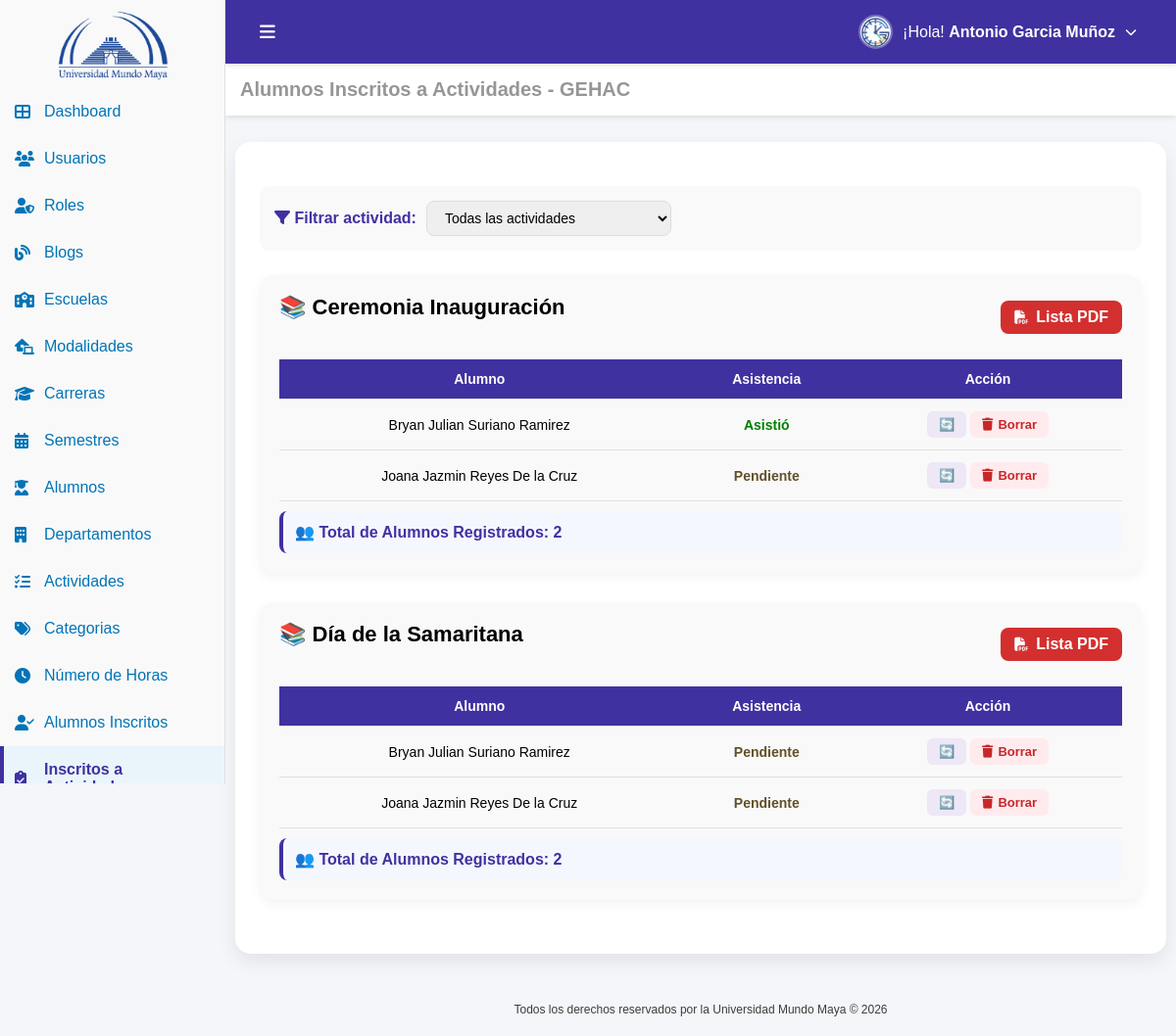
/inscritos_actividades.php (signed in), run on the app's committed database.
### tables this page shows
CREATE TABLE IF NOT EXISTS `usuario` (
  `id_usuario` int NOT NULL AUTO_INCREMENT,
  `nombre` varchar(100) NOT NULL,
  `nombre_s` varchar(100) DEFAULT NULL,
  `apellido_p` varchar(100) DEFAULT NULL,
  `apellido_m` varchar(100) DEFAULT NULL,
  `matricula` varchar(100) DEFAULT NULL,
  `estado` tinyint(1) NOT NULL DEFAULT '1',
  `correo` varchar(100) NOT NULL,
  `password` varchar(100) NOT NULL,
  `id_carrera` int DEFAULT NULL,
  `id_modalidad` int DEFAULT NULL,
  `id_rol` int DEFAULT NULL,
  `fecha_registro` datetime DEFAULT CURRENT_TIMESTAMP,
  PRIMARY KEY (`id_usuario`) USING BTREE,
  UNIQUE KEY `correo` (`correo`),
  KEY `fk_usuario_carrera` (`id_carrera`) USING BTREE,
  KEY `fk_usuario_modalidad` (`id_modalidad`) USING BTREE,
  KEY `fk_usuario_rol` (`id_rol`) USING BTREE,
  CONSTRAINT `fk_usuario_carrera` FOREIGN KEY (`id_carrera`) REFERENCES `carrera` (`id_carrera`),
  CONSTRAINT `fk_usuario_modalidad` FOREIGN KEY (`id_modalidad`) REFERENCES `modalidad` (`id_modalidad`),
  CONSTRAINT `fk_usuario_rol` FOREIGN KEY (`id_rol`) REFERENCES `rol` (`id_rol`)
);

CREATE TABLE IF NOT EXISTS `disponible` (
  `id_disponible` int NOT NULL AUTO_INCREMENT,
  `id_usuario` int NOT NULL,
  `id_actividad` int NOT NULL,
  `asistencia` tinyint(1) DEFAULT '0',
  `fecha_registro` datetime DEFAULT CURRENT_TIMESTAMP,
  `procesado` tinyint(1) NOT NULL DEFAULT '0',
  PRIMARY KEY (`id_disponible`),
  KEY `fk_disponible_actividad` (`id_actividad`),
  KEY `fk_disponible_usuario` (`id_usuario`),
  CONSTRAINT `fk_disponible_actividad` FOREIGN KEY (`id_actividad`) REFERENCES `actividad` (`id_actividad`),
  CONSTRAINT `fk_disponible_usuario` FOREIGN KEY (`id_usuario`) REFERENCES `usuario` (`id_usuario`)
);

### conf.php (called while the page is built, shortened)
<?php
function tiene_permiso($archivo_php, $accion = 'VER') {
    if (isset($_SESSION['permisos'][$archivo_php])) {
        return in_array($accion, $_SESSION['permisos'][$archivo_php]);
    }
    return false;
}

### auth.php (called while the page is built, shortened)
<?php
require_once('conf.php');
$id_usuario=$_SESSION['id_usuario'];
include('conexion.php');
$sql="
SELECT
u.nombre,
u.nombre_s,
u.apellido_p,
u.apellido_m,
u.correo,
u.id_rol,
u.id_carrera,
u.id_modalidad,
r.nombre AS rol
FROM usuario u
INNER JOIN rol r ON u.id_rol = r.id_rol
WHERE u.id_usuario=?
";
$stmt=$conn->prepare($sql);
$stmt->bind_param("i",$id_usuario);
$stmt->execute();
$result=$stmt->get_result();
if($result && $fila=$result->fetch_assoc()){
    $nombreCompleto=trim(
        $fila['nombre']." ".
        $fila['nombre_s']." ".
        $fila['apellido_p']." ".
        $fila['apellido_m']
    );
}else{
    $nombreCompleto="Usuario";
    $rol="Sin rol";
    $id_rol=0;
}
?>

### inscritos_actividades.php (the view, shortened to what this page needs)
<?php
include("auth.php");
include("conexion.php");
$sql = "
SELECT
    act.id_actividad,
    act.nombre AS actividad,
    d.id_disponible,
    d.asistencia,
    CONCAT(
        IFNULL(u.nombre,''),
        ' ',
        IFNULL(u.nombre_s,''),
        ' ',
        IFNULL(u.apellido_p,''),
        ' ',
        IFNULL(u.apellido_m,'')
    ) AS usuario
FROM actividad act
LEFT JOIN disponible d
ON act.id_actividad = d.id_actividad
LEFT JOIN usuario u
ON d.id_usuario = u.id_usuario
ORDER BY act.id_actividad DESC,
         usuario ASC
";
$result = $conn->query($sql);
$actividades=[];
if($result && $result->num_rows>0){
    while($fila=$result->fetch_assoc()){
        $actividad=$fila["actividad"];
        if(!isset($actividades[$actividad])){
            $actividades[$actividad]=[];
        }
        if(!empty(trim($fila["usuario"]))){
            $actividades[$actividad][]=[
                "id_disponible"=>$fila["id_disponible"],
                "usuario"=>$fila["usuario"],
                "asistencia"=>$fila["asistencia"]
            ];
        }
    }
}
?>
<!DOCTYPE html>
<html lang="es">
<head>
    <link rel="stylesheet" href="css/alumnos_inscritos.css">
    <link href="https://cdn.jsdelivr.net/npm/remixicon@4.5.0/fonts/remixicon.css" rel="stylesheet"/>
    <link rel="stylesheet" href="https://cdnjs.cloudflare.com/ajax/libs/font-awesome/6.5.0/css/all.min.css">
</head>
<body>
    <div class="sidebar" id="sidebar">
        <a href="dashboard.php" class="logo-link">
            <div class="logo-container">
                <img src="img/uni_4.png" alt="Logo UMMA" class="logo">
            </div>
        </a>
        <ul>
            <li>
                <a href="dashboard.php" >
                    <i class="fas fa-th-large" ></i>
                    <span> Dashboard</span>
                </a>
            </li>
            <?php if (tiene_permiso('usuarios.php', 'VER')): ?>
            <li>
                <a href="usuarios.php" >
                    <i class="fas fa-users" ></i>
                    <span>Usuarios</span>
                </a>
            </li>
            <?php endif; ?>
            <?php if (tiene_permiso('roles.php', 'VER')): ?>
            <li>
                <a href="roles.php">
                    <i class="fas fa-user-shield" ></i>
                    <span>Roles</span>
                </a>
            </li>
            <?php endif; ?>
            <?php if (tiene_permiso('blogs.php', 'VER')): ?>
            <li>
                <a href="blogs.php"  >
                    <i class="fas fa-blog" ></i>
                    <span>Blogs</span>
                </a>
            </li>
            <?php endif; ?>
            <?php if (tiene_permiso('escuelas.php', 'VER')): ?>
            <li>
                <a href="escuelas.php" >
                    <i class="fas fa-school"></i>
                    <span>Escuelas</span>
                </a>
            </li>
            <?php endif; ?>
            <?php if (tiene_permiso('modalidades.php', 'VER')): ?>
            <li>
                <a href="modalidades.php" >
                    <i class="fas fa-laptop-house"  ></i>
                    <span>Modalidades</span>
                </a>
            </li>
            <?php endif; ?>
            <?php if (tiene_permiso('carreras.php', 'VER')): ?>
            <li>
                <a href="carreras.php" >
                    <i class="fas fa-graduation-cap" ></i>
                    <span>Carreras</span>
                </a>
            </li>
            <?php endif; ?>
            <?php if (tiene_permiso('semestres.php', 'VER')): ?>
            <li>
                <a href="semestres.php" >
                    <i class="fas fa-calendar-alt" ></i>
                    <span>Semestres</span>
                </a>
            </li>
            <?php endif; ?>
            <?php if (tiene_permiso('alumnos.php', 'VER')): ?>
            <li>
                <a href="alumnos.php" >
                    <i class="fas fa-user-graduate" ></i>
                    <span>Alumnos</span>
                </a>
            </li>
            <?php endif; ?>
            <?php if (tiene_permiso('departamentos.php', 'VER')): ?>
            <li>
                <a href="departamentos.php" >
                    <i class="fas fa-building" ></i>
                    <span>Departamentos</span>
                </a>
            </li>
            <?php endif; ?>
            <?php if (tiene_permiso('actividades.php', 'VER')): ?>
            <li>
                <a href="actividades.php">
                    <i class="fas fa-tasks" ></i>
                    <span>Actividades</span>
                </a>
            </li>
            <?php endif; ?>
            <?php if (tiene_permiso('categorias.php', 'VER')): ?>
            <li>
                <a href="categorias.php"  >
                    <i class="fas fa-tags" ></i>
                    <span>Categorias</span>
                </a>
            </li>
            <?php endif; ?>
            <?php if (tiene_permiso('horas.php', 'VER')): ?>
            <li>
                <a href="horas.php" >
                    <i class="fas fa-clock" ></i>
                    <span>Número de Horas</span>
                </a>
            </li>
            <?php endif; ?>
            <?php if (tiene_permiso('alumnos_inscritos.php', 'VER')): ?>
            <li>
                <a href="alumnos_inscritos.php" >
                    <i class="fas fa-user-check" ></i>
                    <span>Alumnos Inscritos</span>
                </a>
            </li>
            <?php endif; ?>
            <?php if (tiene_permiso('inscritos_actividades.php', 'VER')): ?>
            <li>
                <a href="inscritos_actividades.php" class="active">
                    <i class="fas fa-clipboard-check" style="color:#4031a1"></i>
                    <span>Inscritos a Actividades</span>
                </a>
            </li>
            <?php endif; ?>
        </ul>
    </div>
    <main class="contenido">
        <header class="top-header">
            <div class="header-left">
                <button id="toggle-btn">
                    <i class="fas fa-bars"></i>
                </button>
            </div>
            <div class="header-right">
                <ul>
                    <li class="submenu">
                        <a href="#" class="submenu-toggle">
                            <img src="img/gehac.png" alt="Usuario" class="menu-avatar">
                            <span>¡Hola! <strong> <?php echo $nombreCompleto; ?></strong></span>
                            <i class="fas fa-chevron-down submenu-arrow"></i>
                        </a>
                    </li>
                </ul>
            </div>
        </header>
        <section class="dashboard-section">
            <div class="header-title">
                <h3>Alumnos Inscritos a Actividades - GEHAC</h3>
            </div>
        </section>
        <section class="content-wrapper">
            <div class="card">
                <div class="filtro-actividad">
                    <label for="actividadFiltro">
                        <i class="fas fa-filter"></i> Filtrar actividad:
                    </label>
                    <select id="actividadFiltro">
                        <option value="todas">
                            Todas las actividades
                        </option>
                    </select>
                </div>
                <?php if(!empty($actividades)): ?>
                    <?php foreach($actividades as $nombreActividad => $alumnos): ?>
                        <div class="estado-section actividad-tabla"
                            data-actividad="<?= md5($nombreActividad) ?>"
                            style="margin-bottom:30px;">
                            <div class="actividad-header">
                                <h2 class="estado-title title-proceso">
                                    📚 <?= htmlspecialchars($nombreActividad) ?>
                                </h2>
                                <?php if (tiene_permiso('inscritos_actividades.php', 'CREAR')): ?>
                                    <a href="lista_pdf.php?actividad=<?= urlencode($nombreActividad) ?>"
                                    class="btn-pdf">
                                        <i class="fas fa-file-pdf"></i>
                                        <span>Lista PDF</span>
                                    </a>
                                <?php endif; ?>
                            </div>
                            <table class="estado-table">
                                <thead>
                                    <tr>
                                        <th>Alumno</th>
                                        <th>Asistencia</th>
                                        <th>Acción</th>
                                    </tr>
                                </thead>
                                <tbody>
                                    <?php if(!empty($alumnos)): ?>
                                        <?php foreach($alumnos as $row): ?>
                                        <tr>
                                            <td>
                                                <?= htmlspecialchars($row['usuario']) ?>
                                            </td>
                                            <td>
                                                <?php if($row['asistencia']==1): ?>
                                                    <span style="color:green;font-weight:bold;">
                                                        Asistió
                                                    </span>
                                                <?php else: ?>
                                                    <span style="color:#4c3609de;font-weight:bold;">
                                                        Pendiente
                                                    </span>
                                                <?php endif; ?>
                                            </td>
                                            <td>
                                                <?php $id=(int)$row['id_disponible']; ?>
                                                <?php if (tiene_permiso('inscritos_actividades.php', 'EDITAR')): ?>
                                                    <a href="toggle_asistencia_usuarios.php?id=<?= $id ?>&asistencia=<?= $row['asistencia'] ?>"
                                                    class="btn-edit">
                                                        🔄
                                                    </a>
                                                <?php endif; ?>
                                                <?php if (tiene_permiso('inscritos_actividades.php', 'BORRAR')): ?>
                                                    <a href="inscritos_actividades_borrar.php?id=<?= $id ?>"
                                                    class="btn-delete"
                                                    onclick="return confirm('¿Eliminar inscripción de <?= htmlspecialchars($row['usuario'], ENT_QUOTES) ?>?')">
                                                        <i class="fas fa-trash"></i>
                                                        <span>Borrar</span>
                                                    </a>
                                                <?php endif; ?>
                                            </td>
                                        </tr>
                                        <?php endforeach; ?>
                                    <?php endif; ?>
                                </tbody>
                            </table>
                            <div style="
                                margin-top:10px;
                                padding:12px;
                                background:#f5f7ff;
                                border-left:4px solid #4031a1;
                                border-radius:8px;
                                font-weight:600;
                                color:#4031a1;
                            ">
                                👥 Total de Alumnos Registrados:
                                <?= count($alumnos) ?>
                            </div>
                        </div>
                    <?php endforeach; ?>
                <?php endif; ?>
            </div>
        </section>
        <footer class="footer">
            <p class="copy">Todos los derechos reservados por la Universidad Mundo Maya © 2026</p>
        </footer>
    </main>
</body>
</html>

### data on the page
usuario: nombreCompleto "Antonio Garcia Muñoz"
disponible: usuario "Bryan Julian Suriano Ramirez", asistencia "Asistió"
disponible: usuario "Joana Jazmin Reyes De la Cruz", asistencia "Pendiente"
disponible: usuario "Bryan Julian Suriano Ramirez", asistencia "Pendiente"
disponible: usuario "Joana Jazmin Reyes De la Cruz", asistencia "Pendiente"

### other printed values
$nombreActividad "Ceremonia Inauguración"
count($alumnos) "2"
$nombreActividad "Día de la Samaritana"
